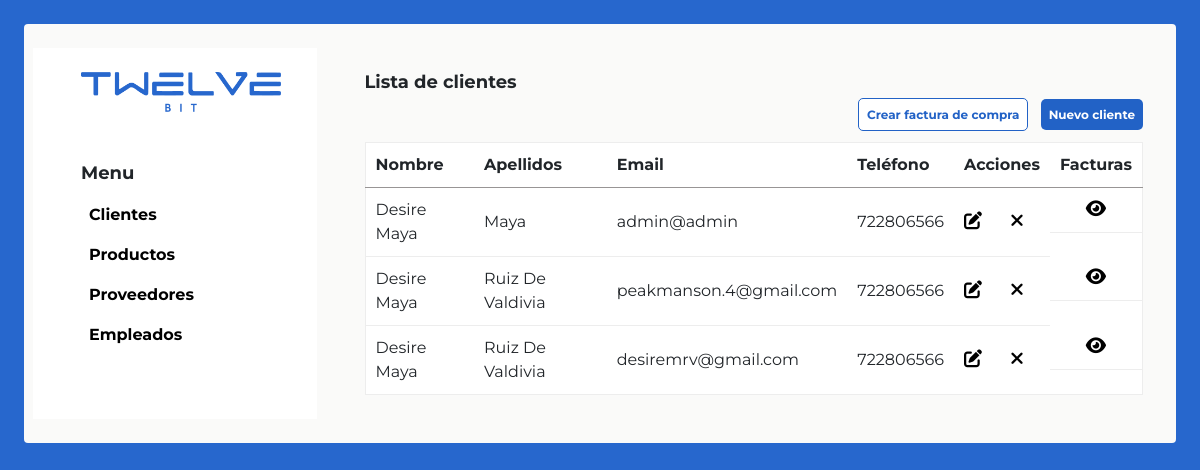
Before: / with the older database file.
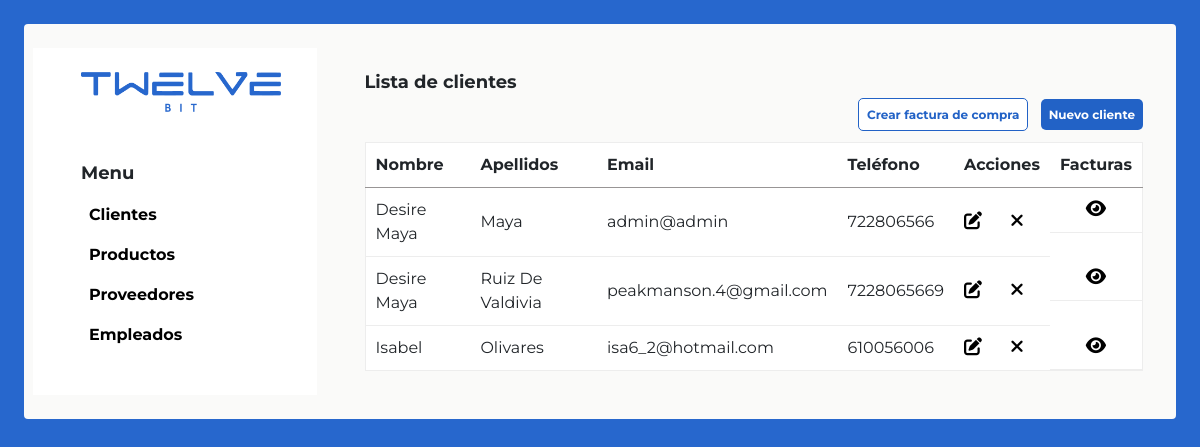
After: the same page with the newer database file.
### tables this page shows
CREATE TABLE `clientes` (
  `ID_Cliente` int(11) NOT NULL,
  `Nombre` varchar(100) DEFAULT NULL,
  `Apellidos` varchar(100) DEFAULT NULL,
  `NIF` varchar(20) DEFAULT NULL,
  `Direccion` varchar(255) DEFAULT NULL,
  `Telefono` varchar(20) DEFAULT NULL,
  `Email` varchar(100) DEFAULT NULL,
  `Password` varchar(255) NOT NULL
);

### index.php (the view, shortened to what this page needs)
<!DOCTYPE html>
<html lang="en">
<head>
    <link rel="stylesheet" href="css/style.css">
    <link rel="stylesheet" href="https://cdnjs.cloudflare.com/ajax/libs/font-awesome/6.5.1/css/all.min.css">
    <link rel="stylesheet" href="https://cdn.jsdelivr.net/npm/bootstrap@4.6.2/dist/css/bootstrap.min.css">
</head>
<body class="bg-azul overflow-hidden p-4">
    <div class="contenedor2 w-100">
        <div class="row p-4 d-flex justify-content-center">
        <div class="col-md-3 bg-bco p-4 pl-5 ">
            <img src="img/logoAzul.png" class="logo">
              <p class="fs18 bold fsMono mt-5">Menu</p>
                <nav class="d-flex flex-column pl-2">
                    <a href="#" id="nav_0" class="negro bold" data-table="clientes">Clientes</a>
                    <a href="#" id="nav_1" class="negro bold mt-3" data-table="productos">Productos</a>
                    <a href="#" id="nav_2" class="negro bold mt-3" data-table="proveedores">Proveedores</a>
                    <a href="#" id="nav_3" class="negro bold mt-3" data-table="empleados">Empleados</a>
                </nav>
            </div>
            <div class="col-md-9 p-4 pl-5 ">
                <div id="clientes" class="table-section">
                    <h1 class="fs18 bold fsMono">Lista de clientes</h1>
                    <p class="text-right">
                        <a href="crearFacturaVenta.php" class="boton2 bold mr-2 ">Crear factura de compra</a>
                        <a href="agregar.php" class="boton bold">Nuevo cliente</a>
                    </p>
                    <table class="w-100">
                        <thead>
                            <tr>
                                <th>Nombre</th>
                                <th>Apellidos</th>
                                <th>Email</th>
                                <th>Teléfono</th>
                                <th >Acciones</th>
                                <th class='d-flex justify-content-center'>Facturas</th>
                            </tr>
                        </thead>
                        <tbody>
                        <?php
                                include 'conexion.php';
                                $sql = "SELECT * FROM clientes";
                                $result = $conn->query($sql);
                                if ($result->num_rows > 0) {
                                    while($row = $result->fetch_assoc()) {
                                        echo "<tr>
                                                <td>" . $row["Nombre"]. "</td>
                                                <td>" . $row["Apellidos"]. "</td>
                                                <td>" . $row["Email"]. "</td>
                                                <td>" . $row["Telefono"]. "</td>
                                                <td>
                                                    <a class='mr-4' href='editar.php?id=" . $row["ID_Cliente"] . "'><i class='fa-solid fa-pen-to-square negro fs18'></i></a>
                                                    <a href='eliminar.php?id=" . $row["ID_Cliente"] . "'><i class='fa-solid fa-xmark negro fs18'></i></a>
                                                </td>
                                                <td class='d-flex justify-content-center'>
                                                <a href='verFacturasCliente.php?id=" . $row["ID_Cliente"] . "'><i class='fa-solid fa-eye negro fs18'></i></a>
                                                </td>
                                            </tr>";
                                    }
                                } else {
                                    echo "<tr><td colspan='6'>No hay clientes registrados</td></tr>";
                                }
                        ?>
                        </tbody>
                    </table>
                </div>
            </div>
        </div>
    </div>
</body>
</html>

Changed rows visible on the page:
changed clientes "Ruiz De Valdivia": Telefono "722806566" → "7228065669"
changed clientes: Nombre "Desire Maya" → "Isabel"; Apellidos "Ruiz De Valdivia" → "Olivares"; Email "desiremrv@gmail.com" → "isa6_2@hotmail.com"; Telefono "722806566" → "610056006"
